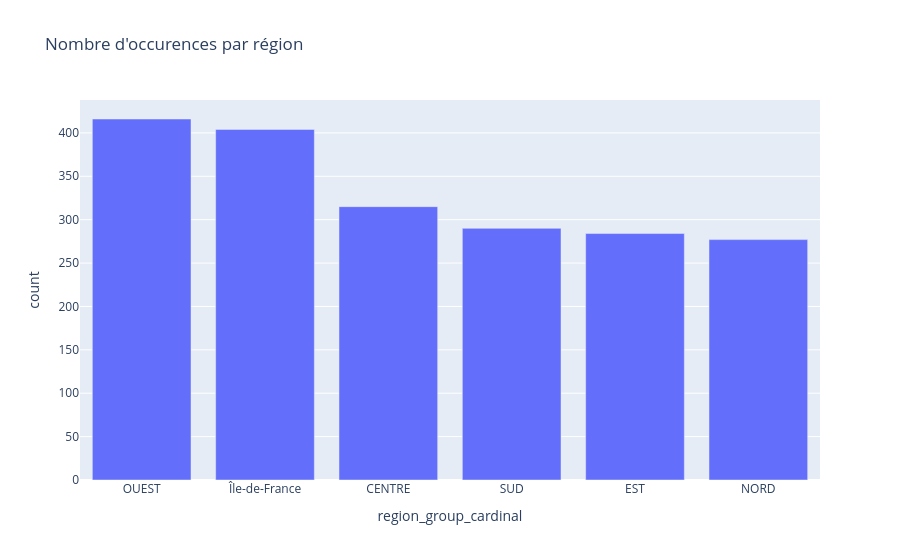

Notebook code for this chart:
### Code cell
df["region_group_cardinal"] = df["region"].apply(groupement_cardinal)
df_counts_gr_reg_car = df["region_group_cardinal"].value_counts().reset_index(name="count")
px.bar(df_counts_gr_reg_car, x="region_group_cardinal", y="count", title="Nombre d'occurences par région")

### Figure 1 — Plotly figure (JSON) as saved in the notebook; plotly's stock layout.template omitted (floating-point values rounded to 4 significant figures)
{"data": [{"hovertemplate": "region_group_cardinal=%{x}<br>count=%{y}<extra></extra>", "legendgroup": "", "marker": {"color": "#636efa", "pattern": {"shape": ""}}, "name": "", "orientation": "v", "showlegend": false, "textposition": "auto", "type": "bar", "x": ["OUEST", "Île-de-France", "CENTRE", "SUD", "EST", "NORD"], "xaxis": "x", "y": [416, 404, 315, 290, 284, 277], "yaxis": "y"}], "layout": {"barmode": "relative", "legend": {"tracegroupgap": 0}, "title": {"text": "Nombre d'occurences par région"}, "xaxis": {"anchor": "y", "domain": [0, 1], "title": {"text": "region_group_cardinal"}}, "yaxis": {"anchor": "x", "domain": [0, 1], "title": {"text": "count"}}}}
